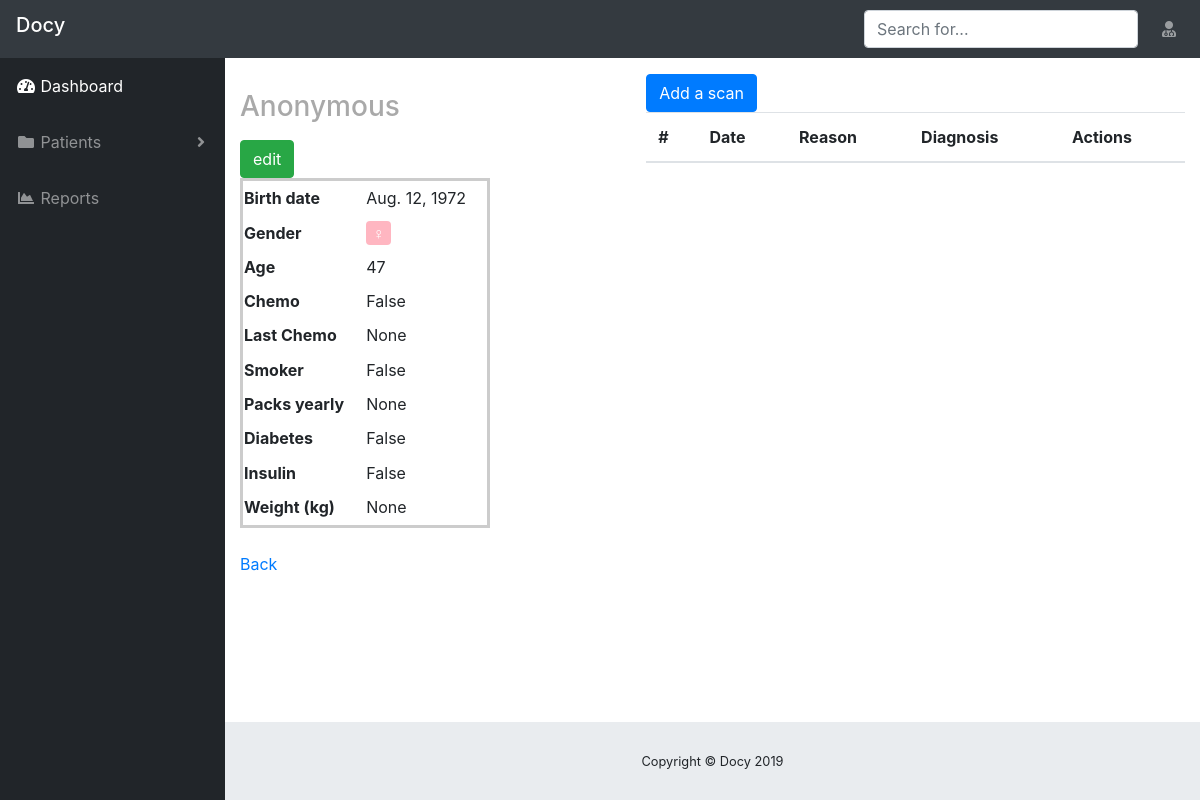
Page /scan/view/11/ (signed in) on the committed database.
### scan/models.py (models this page shows, shortened)
class Patient(models.Model):
    GENDER_CHOICES = (
        ('Male', 'Male'),
        ('Female', 'Female'),
        )
    pid = models.AutoField(primary_key=True)
    name_validator = RegexValidator(regex=r'^[a-zA-Z ]+$', message='Only letters and spaces are allowed.')
    first_name = models.CharField(max_length=20, validators=[name_validator])
    last_name = models.CharField(max_length=20, validators=[name_validator])
    birth_date = models.DateField(validators=[MinValueValidator(datetime.date(1900, 1, 1)), MaxValueValidator(datetime.date.today())])
    gender = models.CharField(max_length=6,choices=GENDER_CHOICES)
    Chemo = models.BooleanField(null=True,blank=True)
    Last_Chemo = models.DateField(null=True,blank=True)
    smoker = models.BooleanField(null=True,blank=True)
    Packs_yearly = models.FloatField(null=True,blank=True)
    diabetes = models.BooleanField(null=True,blank=True)
    insulin = models.BooleanField(null=True,blank=True)
    weight = models.FloatField(null=True,blank=True, validators=[MinValueValidator(0), MaxValueValidator(500)])
    def age(self):
        return datetime.date.today().year - self.birth_date.year

### scan/views.py (the view)
# urls.py: path('view/<int:pid>/', views.view, name='view'),
@login_required(login_url='login:login')
def view(request, pid):
    patient = Patient.objects.filter(pk=pid).first()
    scans = Scan.objects.filter(patient=pid)
    return render(request, 'patient/view.html', {'patient': patient, 'scans': scans, 'pid': pid})

### scan/templatetags/patient_filters.py (called while the page is built)
@register.filter(name='docyname')
def docyname(patient: Patient):
    if not patient.first_name and not patient.last_name:
        return 'Anonymous'
    return patient.first_name + ' ' + patient.last_name

@register.filter(name='docygender')
def docygender(patient: Patient):
    if patient.gender == Patient.GENDER_CHOICES[0][0]:
        return mark_safe('<span class="badge bg-babyblue">♂</span>')
    else:
        return mark_safe('<span class="badge bg-babypink">♀</span>')

### scan/templates/patient/view.html (shortened to what this page needs)
{% extends "base.html" %}
{% load i18n %}
{% load patient_filters %}
{% block content %}
<div class="row" >
  <div class = "col-5">
     <p>
       <h3 style="color:darkgrey">{{ patient|docyname }}</h3>
     </p>
     <a href="{% url 'scan:edit' pid=patient.pid %}" class="btn btn-success" >edit</a>
       <table width="250" height="350" bordercolor="#ccc">
        <tr>
          <th>Birth date</th>
          <td>{{ patient.birth_date }}</td>
        </tr>
        <tr>
          <th>Gender</th>
          <td class="field-gender">
          {{ patient|docygender }}
        </td>
        </tr>
        <tr>
          <th>Age</th>
          <td>{{ patient.age }}</td>
        </tr>
        <tr>
          <th>Chemo</th>
          <td>{{ patient.Chemo }}</td>
        </tr>
        <tr>
          <th>Last Chemo</th>
          <td>{{ patient.Last_Chemo }}</td>
        </tr>
        <tr>
          <th>Smoker</th>
          <td>{{ patient.smoker }}</td>
        </tr>
        <tr>
          <th>Packs yearly</th>
          <td>{{ patient.Packs_yearly }}</td>
        </tr>
        <tr>
          <th>Diabetes</th>
          <td>{{ patient.diabetes }}</td>
        </tr>
        <tr>
          <th>Insulin</th>
          <td>{{ patient.insulin }}</td>
        </tr>
        <tr>
          <th>Weight (kg)</th>
          <td>{{ patient.weight }}</td>
        </tr>
     </table>
  </div>
  <div class = "col-7">
    <a href="/scan/add_scan/{{pid}}" class="btn btn-primary">Add a scan</a>
<table class="table table-condensed table-hover table-striped" name="Scans">
   <thead>
      <tr>
        <th>#</th>
        <th>Date</th>
        <th>Reason</th>
        <th>Diagnosis</th>
        <th>Actions</th>
      </tr>
    </thead>
</table>
  </div>
</div>
<br>
<a href="/scan/patients/" >Back</a>
{% endblock %}

### static/css/style.css (style rules this page uses)
.bg-babypink { background-color: #FFB6C1; color: white; font-size: 16px }

### rows in the picture
Patient: first_name+last_name "Anonymous", birth_date "Aug. 12, 1972", gender "♀", age "47", Chemo "False", Last_Chemo "None", smoker "False", Packs_yearly "None", diabetes "False", insulin "False", weight "None"
